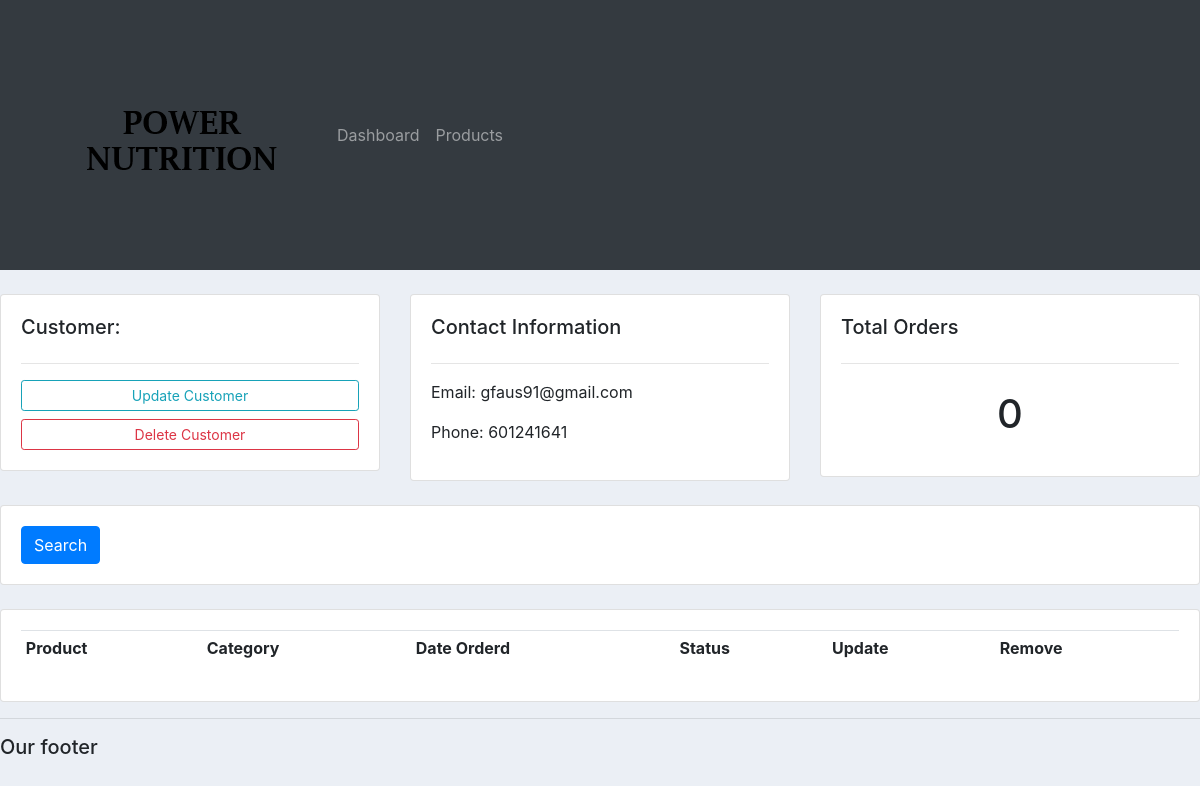
The app's page /customer/1/, older data.
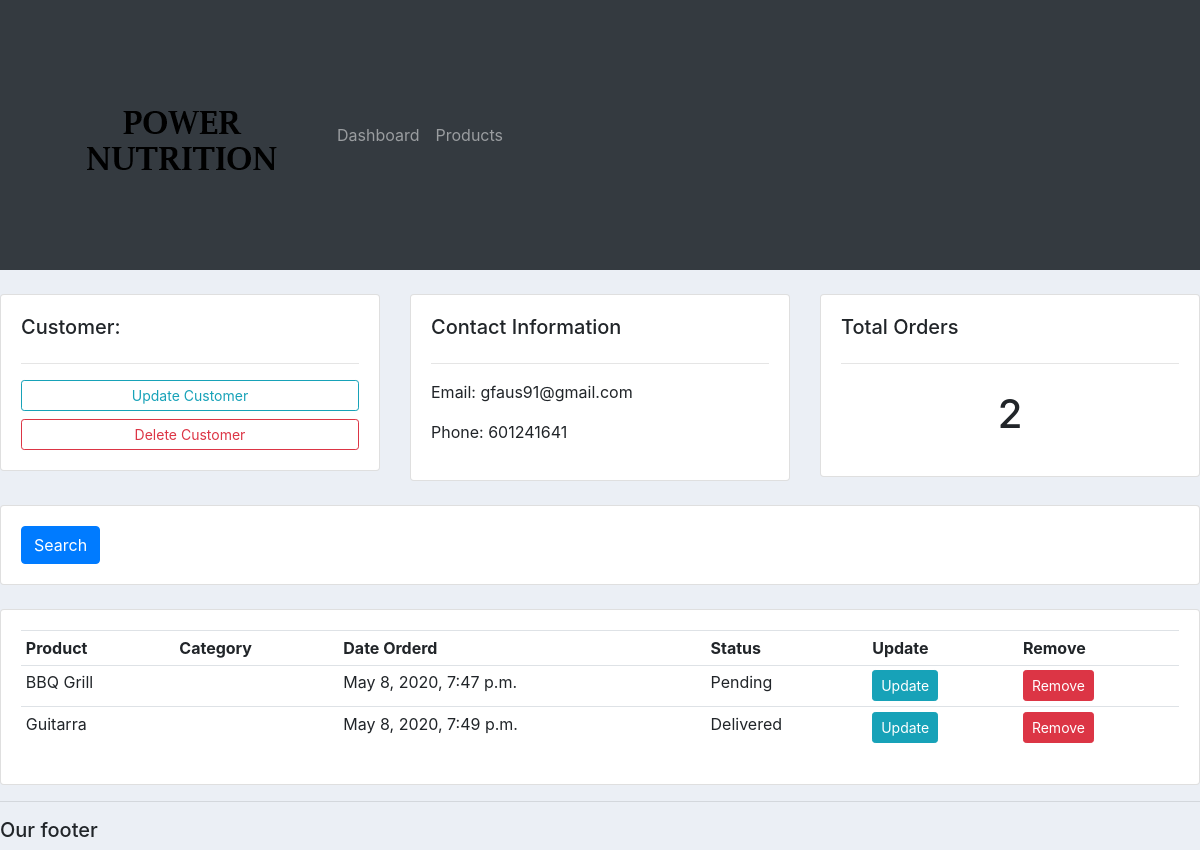
The same page, newer data.
### account/models.py (models this page shows, shortened)
class Customer(models.Model):
    name = models.CharField(max_length=200, null=True)
    phone = models.CharField(max_length=200, null=True)
    email = models.CharField(max_length=200, null=True)
    date_created = models.DateTimeField(auto_now_add=True, null=True)

class Order(models.Model):
    STATUS = (
        ('Pending', 'Pending'),
        ('Out of delivery', 'Out of delivery'),
        ('Delivered', 'Delivered'),
        )
    customer = models.ForeignKey(Customer, null=True, on_delete=models.SET_NULL)
    product = models.ForeignKey(Product, null=True, on_delete=models.SET_NULL)
    date_created = models.DateTimeField(auto_now_add=True, null=True)
    status = models.CharField(max_length=100, null=True, choices=STATUS)

class Product(models.Model):
    CATEGORY = (
            ('Indoor', 'Indoor'),
            ('Out Door', 'Out Door'),
            )
    name = models.CharField(max_length=200, null=True)
    price = models.FloatField(null=True)
    category = models.CharField(max_length=200, null=True, choices=CATEGORY)
    description = models.CharField(max_length=500, null=True, blank=True)
    date_created = models.DateTimeField(auto_now_add=True, null=True)
    tags = models.ManyToManyField(Tag)
    def __str__(self):
        return self.name

### account/views.py (the view)
# urls.py: path('customer/<str:pk_test>/', views.customer, name="customer"),
def customer(request, pk_test):
    customer = Customer.objects.get(id=pk_test)
    orders = customer.order_set.all()
    order_count = orders.count()
    context = {'customer': customer, 'orders': orders,'order_count': order_count}
    return render(request, 'account/customer.html', context)

### account/templates/account/customer.html
{%  extends 'account/main.html' %}
{% block content %}
	<br>
<div class="row">
	<div class="col-md">
		<div class="card card-body">
			<h5>Customer:</h5>
			<hr>
			<a class="btn btn-outline-info  btn-sm btn-block" href="">Update Customer</a>
			<a class="btn btn-outline-danger  btn-sm btn-block" href="">Delete Customer</a>
		</div>
	</div>
	<div class="col-md">
		<div class="card card-body">
			<h5>Contact Information</h5>
			<hr>
			<p>Email: {{customer.email}} </p>
			<p>Phone: {{customer.phone}}</p>
		</div>
	</div>
	<div class="col-md">
		<div class="card card-body">
			<h5>Total Orders</h5>
			<hr>
			<h1 style="text-align: center;padding: 10px">{{order_count}}</h1>
		</div>
	</div>
</div>
<br>
<div class="row">
	<div class="col">
		<div class="card card-body">
			<form method="get">
		    <button class="btn btn-primary" type="submit">Search</button>
		  </form>
		</div>
	</div>
</div>
<br>
<div class="row">
	<div class="col-md">
		<div class="card card-body">
			<table class="table table-sm">
				<tr>
					<th>Product</th>
					<th>Category</th>
					<th>Date Orderd</th>
					<th>Status</th>
					<th>Update</th>
					<th>Remove</th>
				</tr>
				{% for order in orders %}
				<tr>
					<td>{{order.product}}</td>
					<td>{{order.category}}</td>
					<td>{{order.date_created}}</td>
					<td>{{order.status}}</td>
					<td><a class="btn btn-sm btn-info"  href="">Update</a></td>
					<td><a class="btn btn-sm btn-danger" href="">Remove</a></td>
				</tr>
				{% endfor %}
			</table>
		</div>
	</div>
</div>
{% endblock %}

### account/templates/account/main.html (shortened to what this page needs)
{% load static %}
<!DOCTYPE html>
<html lang="en">
<head>
    <link href="https://stackpath.bootstrapcdn.com/bootstrap/4.4.1/css/bootstrap.min.css" rel="stylesheet">
    <link rel="stylesheet" type="text/css" href="{% static '/css/main.css' %}">
</head>
<body>
    {% include 'account/navbar.html' %}
    {% block content%}
    {% endblock %}
    <hr>
    <h5>Our footer</h5>
</body>
</html>

### account/templates/account/navbar.html (shortened to what this page needs)
{% load static %}
<nav class="navbar navbar-expand-lg navbar-dark bg-dark">
  <img src="{% static 'images/logo.png' %}">
  <div class="collapse navbar-collapse" id="navbarNav">
    <ul class="navbar-nav">
      <li class="nav-item">
        <a class="nav-link" href="{% url 'home' %}">Dashboard</a>
      </li>
      <li class="nav-item">
        <a class="nav-link" href="{% url 'products' %}">Products</a>
      </li>
    </ul>
  </div>
</nav>

### static/css/main.css (style rules this page uses)
body { background-color: #ebeff5; }

Row changes from the older to the newer data that the page shows:
added Order: product "BBQ Grill", date_created "May 8, 2020, 7:47 p.m.", status "Pending"
added Order: product "Guitarra", date_created "May 8, 2020, 7:49 p.m.", status "Delivered"
Text that changed along with them:
{{ order_count }}: "0" → "2"
